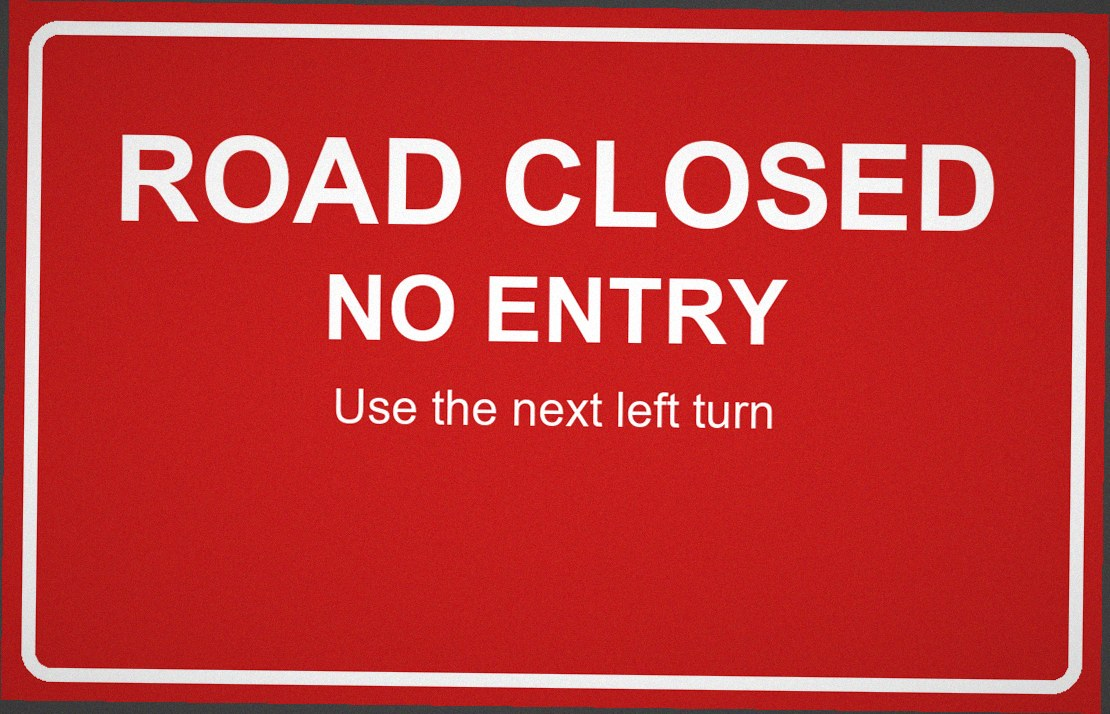
#> input picture evals/image/images/01_road_closed.jpg, 1110 x 714 px
$ python -i make_images.py   (imports and definitions only)
#> lines starting #> are read from the running program, lines starting #| are printed output that depends on the picture
#> further down, picture is the input picture: PIL image 1110x714 RGB; mean R, G, B 191.9, 55, 55
"""Synthetic test images for the in-image translation evaluation.

usage: python make_images.py <output folder>

Every image is rendered here, so there are no rights or privacy issues. Each one
has English text and light real-world wear (tilt, blur, noise, JPEG). The
manifest lists the exact text on every image, in reading order, as ground truth.
"""

import json
import os
import random
import sys

import numpy as np
from PIL import Image, ImageDraw, ImageFilter, ImageFont

# [2 lines not run here, left out]
OUT = sys.argv[1]
FONT_DIRS = [
    "C:/Windows/Fonts/",
    "/System/Library/Fonts/Supplemental/",
    "/usr/share/fonts/truetype/msttcorefonts/",
    "/usr/share/fonts/truetype/liberation/",
    "/usr/share/fonts/truetype/dejavu/",
]
# Other fonts that look close enough, tried when the Windows name is missing.
FALLBACKS = {
    "arial.ttf": ["Arial.ttf", "LiberationSans-Regular.ttf", "DejaVuSans.ttf"],
    "arialbd.ttf": ["Arial Bold.ttf", "LiberationSans-Bold.ttf", "DejaVuSans-Bold.ttf"],
    "georgia.ttf": ["Georgia.ttf", "LiberationSerif-Regular.ttf", "DejaVuSerif.ttf"],
    "consola.ttf": ["Courier New.ttf", "LiberationMono-Regular.ttf", "DejaVuSansMono.ttf"],
    "impact.ttf": ["Impact.ttf", "LiberationSans-Bold.ttf", "DejaVuSans-Bold.ttf"],
    "segoeui.ttf": ["Arial.ttf", "LiberationSans-Regular.ttf", "DejaVuSans.ttf"],
    "segoeuib.ttf": ["Arial Bold.ttf", "LiberationSans-Bold.ttf", "DejaVuSans-Bold.ttf"],
}
# [1 line not run here, left out]
rng = random.Random(7)
nrng = np.random.default_rng(7)


# [14 lines left out: functions font, center, not called in this run]


def wear(img, tilt=2.0, blur=0.5, noise=6.0):
    """Tilt, soften, add sensor noise: closer to a phone photo than a clean render."""
#> called with tilt = 2, blur = 0.5, noise = 6
    angle = rng.uniform(-tilt, tilt)
    img = img.rotate(angle, resample=Image.BICUBIC, expand=True, fillcolor=(70, 70, 70))
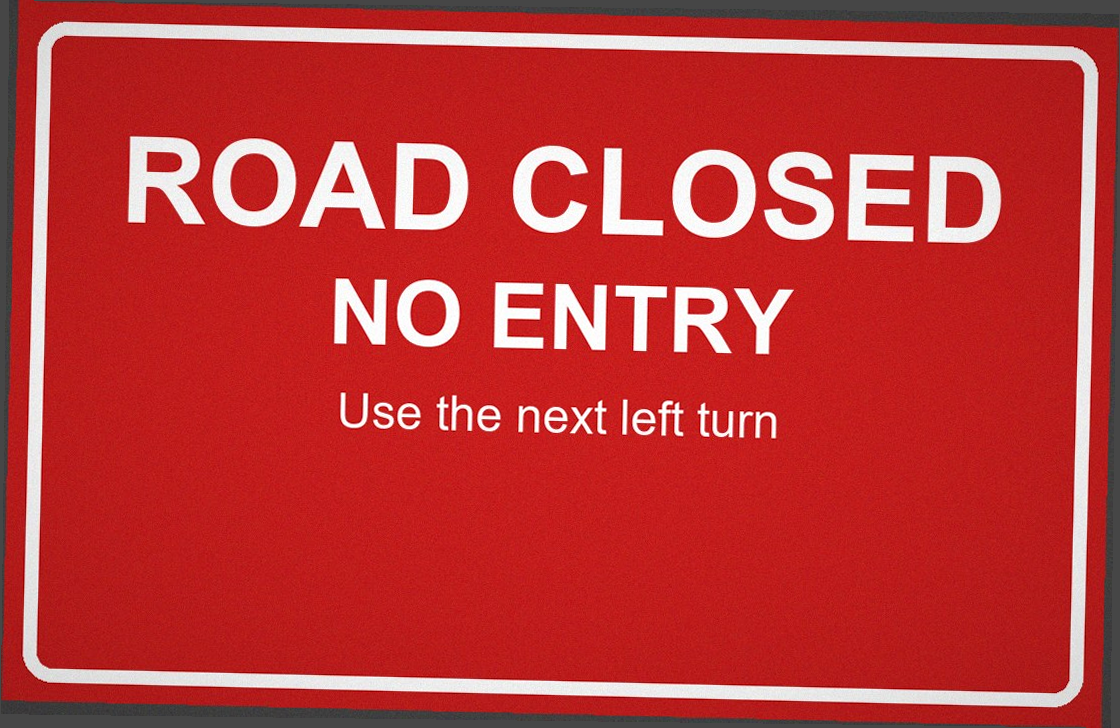
#> img: PIL image 1120x728 RGB; mean R, G, B 187.9, 55, 55
    img = img.filter(ImageFilter.GaussianBlur(rng.uniform(blur * 0.5, blur)))
    arr = np.asarray(img).astype(np.float32)
    arr += nrng.normal(0, noise, arr.shape)
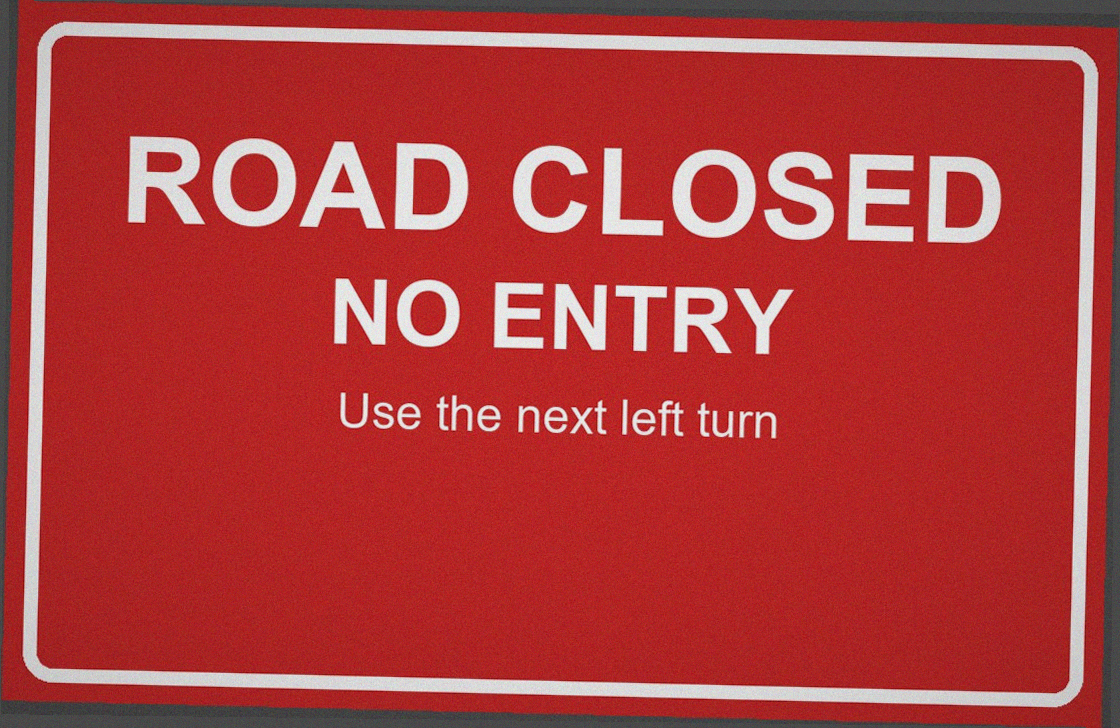
#> arr: shape (728, 1120, 3) float32; mean R, G, B 187.9, 55, 55; drawn with min black and max white
    h, w = arr.shape[:2]
#> h = 728; w = 1120
    yy, xx = np.mgrid[0:h, 0:w]
    vignette = 1 - 0.18 * (((xx - w / 2) / (w / 2)) ** 2 + ((yy - h / 2) / (h / 2)) ** 2) / 2
    arr *= vignette[..., None] * rng.uniform(0.93, 1.05)
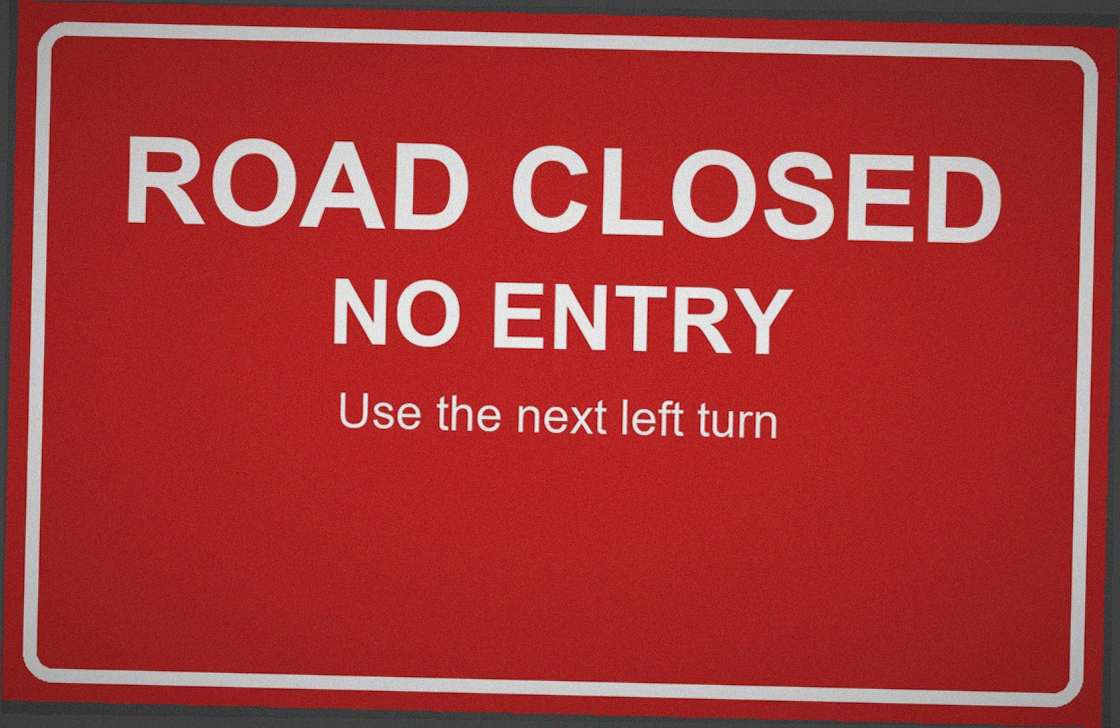
#> arr: shape (728, 1120, 3) float32; mean R, G, B 178.7, 52, 52; drawn with min black and max white
    return Image.fromarray(np.clip(arr, 0, 255).astype(np.uint8))


manifest = []


# [15 lines left out: functions save, sign, not called in this run]


def fg_for(fg, _text):
    return fg


# --- signs --------------------------------------------------------------------
fg = (255, 255, 255)
# [3 lines not run here, left out]
fg = (30, 30, 30)
# [3 lines not run here, left out]


# --- menus --------------------------------------------------------------------
# [12 lines left out: function menu, not called in this run]


# [3 lines not run here, left out]


# --- receipts -------------------------------------------------------------------
# [23 lines left out: function receipt, not called in this run]


# [2 lines not run here, left out]


# --- forms ----------------------------------------------------------------------
# [12 lines left out: function form, not called in this run]


# [2 lines not run here, left out]


# --- medicine labels ----------------------------------------------------------------
# [13 lines left out: function label, not called in this run]


# [2 lines not run here, left out]


# --- posters ------------------------------------------------------------------------
# [9 lines left out: function poster, not called in this run]


# [2 lines not run here, left out]


# --- phone screenshots ---------------------------------------------------------------
# [32 lines left out: functions chat_screen, settings_screen, not called in this run]


# [7 lines not run here, left out]
kinds = {}
# [5 lines not run here, left out]

>>> from PIL import Image
>>> picture = Image.open('images/01_road_closed.jpg')
>>> result = wear(picture)

$ run again, on evals/image/images/02_bus_stop.jpg
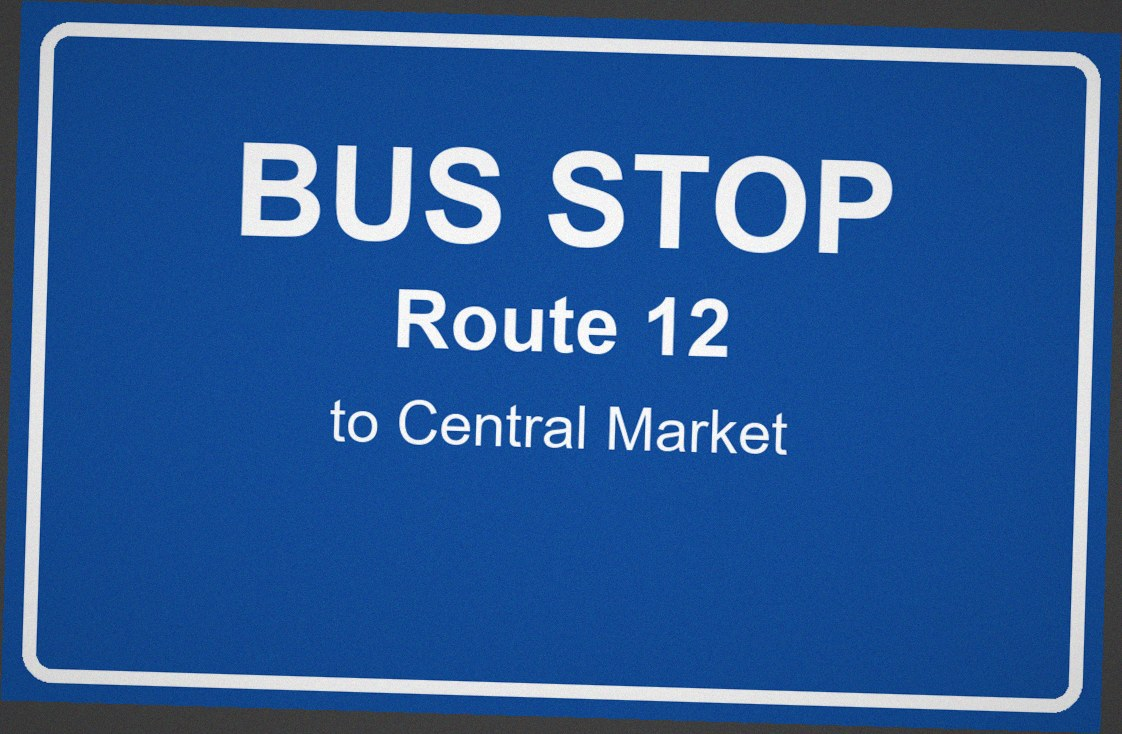
#> input picture evals/image/images/02_bus_stop.jpg, 1122 x 734 px
#> picture is the input picture: PIL image 1122x734 RGB; mean R, G, B 43.4, 89, 150.2
#> in wear, `img = img.rotate(angle, resample=Image.BICUBIC, expand=True, fillcolor..`:
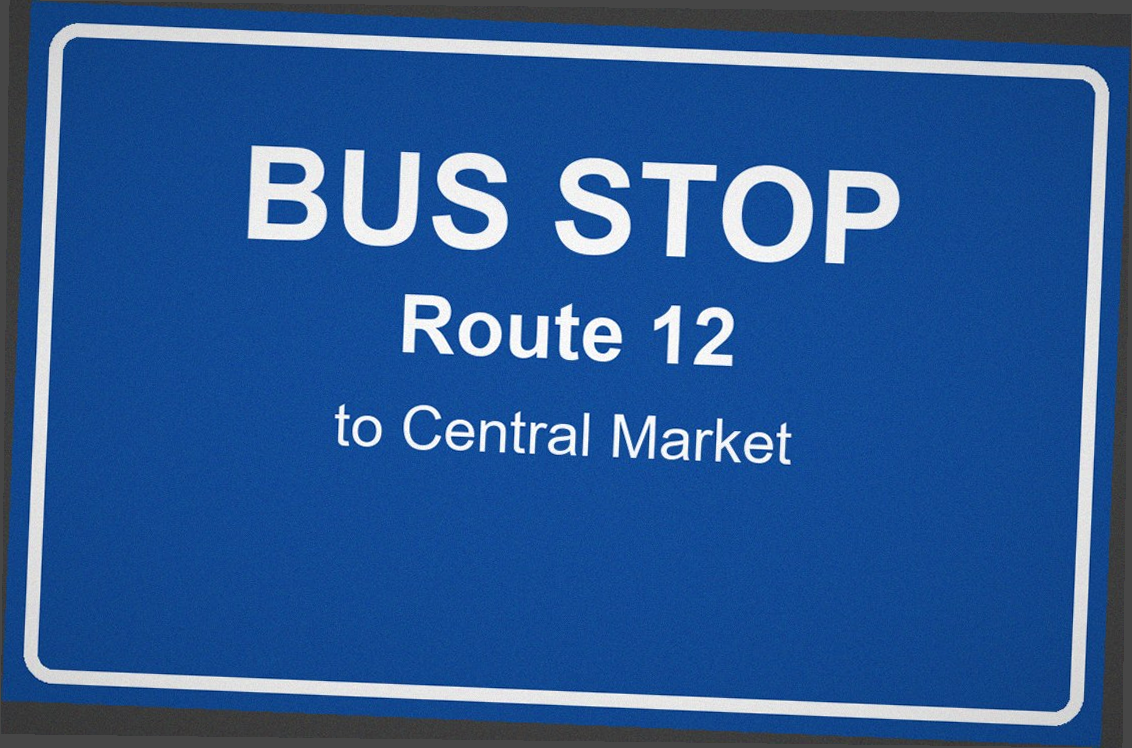
#> img: PIL image 1132x748 RGB; mean R, G, B 43.7, 88, 147.5
#> in wear, `arr *= vignette[..., None] * rng.uniform(0.93, 1.05)`:
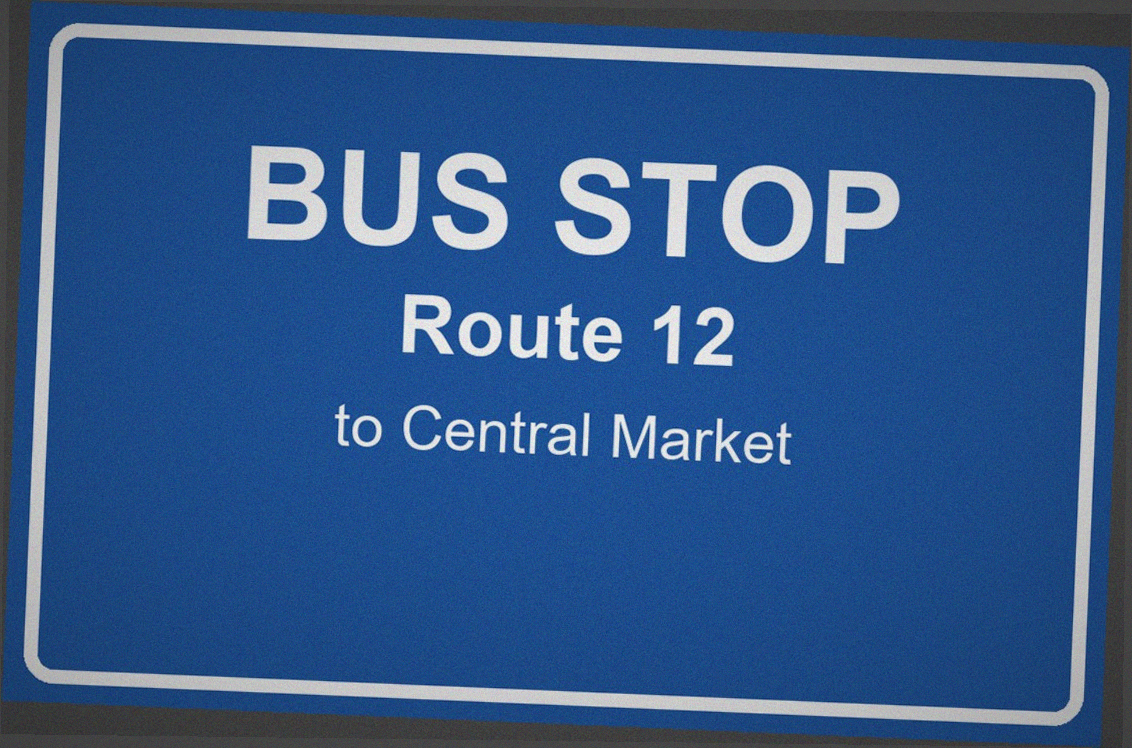
#> arr: shape (748, 1132, 3) float32; mean R, G, B 41.2, 83.6, 140.3; drawn with min black and max white
